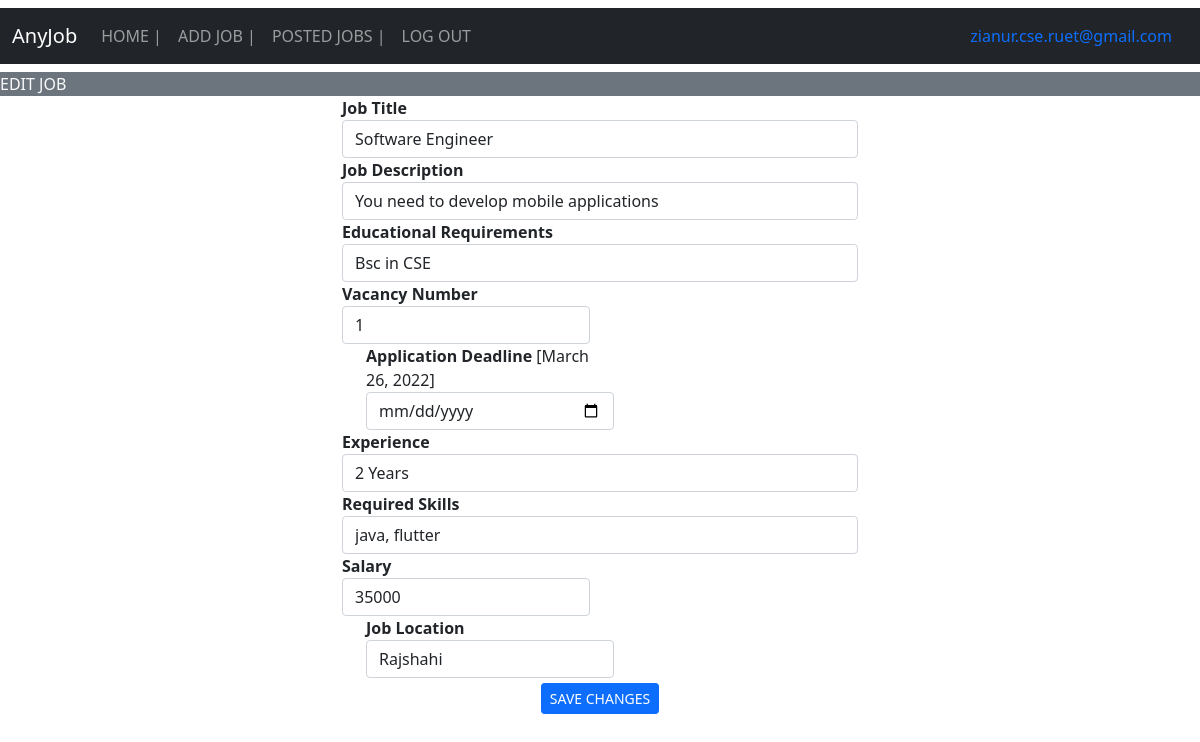
Page /edit_job/1 (signed in) on the committed database.
### job/models.py (models this page shows, shortened)
class Job(models.Model):
    title = models.CharField(max_length=50,null=True)
    description = models.CharField(max_length=200,null=True)
    education = models.CharField(max_length=200,null=True)
    post_date = models.DateField()
    deadline = models.DateField()
    salary = models.CharField(max_length=50,null=True)
    vacancy = models.CharField(max_length=50,null=True)
    experience = models.CharField(max_length=100,null=True)
    skill = models.CharField(max_length=100,null=True)
    location = models.CharField(max_length=100,null=True)
    employer= models.ForeignKey(Employer, on_delete=CASCADE,null=True)
    student= models.ManyToManyField(Candidate)

### job/views.py (the view, shortened to what this page needs)
# urls.py: path('edit_job/<int:pid>', views.edit_job, name="edit_job"),
def edit_job(request,pid):
    if not request.user.is_authenticated:
        return redirect('employer_login')
    error = ""
    job = Job.objects.get(id=pid)
    d={'error': error, 'job':job}
    return render(request, 'edit_job.html',d)

### job/templates/edit_job.html (shortened to what this page needs)
{% extends 'employer_navigation.html' %}
{% block body %}
<marquee class="bg-secondary text-light" width="100%" direction="right" height="25px">
  EDIT JOB
</marquee>
<div class="container" style="width:45%">
    <form method="post">
    <div class="form-group">
        <label for="title">Job Title</label>
        <input type="text" class="form-control" id="title" name="title" value="{{job.title}}" required>
    </div>
    <div class="form-group">
        <label for="description">Job Description</label>
        <input type="text" class="form-control" id="description" name="description" value="{{job.description}}" required>
    </div>
    <div class="form-group">
        <label for="education">Educational Requirements</label>
        <input type="text" class="form-control" id="education" name="education" value="{{job.education}}" required>
    </div>
    <div class="d-flex flex-wrap">
    <div class="form-group" style="width: 48%;">
        <label for="vacancy">Vacancy Number</label>
        <input type="text" class="form-control" id="vacancy" name="vacancy" value="{{job.vacancy}}" required>
    </div>
    <div class="form-group ms-4" style="width: 48%;">
        <label for="deadline">Application Deadline</label> [{{job.deadline}}]
        <input type="date" class="form-control" id="deadline" name="deadline">
    </div>
    </div>
    <div class="form-group">
        <label for="experience">Experience</label>
        <input type="text" class="form-control" id="experience" name="experience" value="{{job.experience}}" required>
    </div>
    <div class="form-group">
        <label for="skill">Required Skills</label>
        <input type="text" class="form-control" id="skill" name="skill" value="{{job.skill}}" required>
    </div>
    <div class="d-flex flex-wrap" style="margin-bottom: 5px;">
    <div class="form-group" style="width: 48%;">
        <label for="salary">Salary</label>
        <input type="text" class="form-control" id="salary" name="salary" value="{{job.salary}}" required>
    </div>
    <div class="form-group ms-4" style="width: 48%;">
        <label for="location ">Job Location</label>
        <input type="text" class="form-control" id="location" name="location" value="{{job.location}}" required>
    </div>
    </div>
    <button type="submit" class="btn btn-primary btn-sm mx-auto d-block">SAVE CHANGES</button>
    </form>
</div>
{% endblock body %}

### job/templates/employer_navigation.html (shortened to what this page needs)
<!doctype html>
<html lang="en">
  <head>
    <link href="https://cdn.jsdelivr.net/npm/bootstrap@5.0.1/dist/css/bootstrap.min.css" rel="stylesheet">
    <link rel="stylesheet" href="//cdn.datatables.net/1.10.24/css/jquery.dataTables.min.css">
    <link rel="stylesheet" href="https://cdn.datatables.net/buttons/1.7.0/css/buttons.dataTables.min.css">
  </head>
  <body>
    <nav class="navbar navbar-expand-lg navbar-dark bg-dark my-2">
        <div class="container-fluid">
          <a class="navbar-brand">AnyJob</a>
          <div class="collapse navbar-collapse" id="navbarSupportedContent">
            <ul class="navbar-nav me-auto mb-2 mb-lg-0">
              <li class="nav-item">
                <a class="nav-link" aria-current="page" href="/employer_home">HOME  |</a>
              </li>
              <li class="nav-item">
                <a class="nav-link" href="/add_job">ADD JOB  |</a>
              </li>
              <li class="nav-item">
                <a class="nav-link" href="/job_list">POSTED JOBS  |</a>
              </li>
              <li class="nav-item">
                <a class="nav-link" href="/logout_employer">LOG OUT</a>
              </li>
            </ul>
            <li class="nav-item d-flex">
                <a class="nav-link" href="/employer_home"> {{request.user.username}} </a>
            </li>
          </div>
        </div>
      </nav>
      {% block body %} {% endblock body %}
  </body>
</html>

### job/templates/employer_navigation.html (style rules this page uses)
label { font-weight: bold; }

### rows in the picture
Job: title "Software Engineer", description "You need to develop mobile applications", education "Bsc in CSE", vacancy "1", deadline "March 26, 2022", experience "2 Years", skill "java, flutter", salary "35000", location "Rajshahi"

### other values in the picture
{{ request.user.username }} "zianur.cse.ruet@gmail.com"
